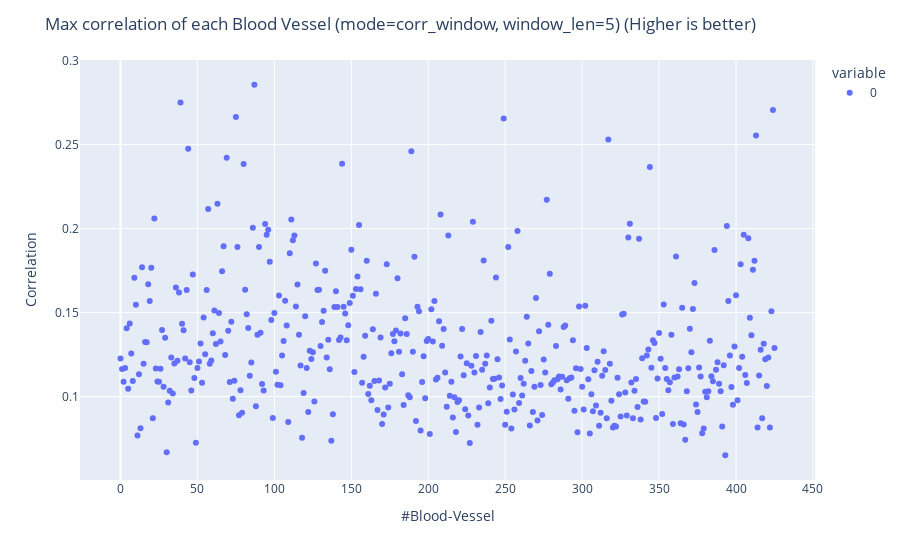

The notebook cell this image was saved under:
### Code cell
# Additional plots
fig = px.scatter(corr_array.max(axis=0))
# Might indicate on a single blood-vessel that has strong correlation
fig.update_layout(
        title=f"Max correlation of each Blood Vessel (mode={CORR_MODE}, window_len={CORR_WIND_LEN}) (Higher is better) ",
        yaxis_title='Correlation',
        xaxis_title='#Blood-Vessel',
    )
fig.write_html("./max_corr_blood_vessels.html")
fig.show()

### Figure 1 — Plotly figure (JSON) as saved in the notebook; plotly's stock layout.template omitted (floating-point values rounded to 4 significant figures; data arrays with more than 128 entries replaced by an {"elided": "..."} marker saying what was removed)
{"data": [{"hovertemplate": "variable=0<br>index=%{x}<br>value=%{y}<extra></extra>", "legendgroup": "0", "marker": {"color": "#636efa", "symbol": "circle"}, "mode": "markers", "name": "0", "orientation": "v", "showlegend": true, "type": "scatter", "x": {"elided": "426 int values"}, "xaxis": "x", "y": {"elided": "426 float values"}, "yaxis": "y"}], "layout": {"legend": {"title": {"text": "variable"}, "tracegroupgap": 0}, "margin": {"t": 60}, "title": {"text": "Max correlation of each Blood Vessel (mode=corr_window, window_len=5) (Higher is better) "}, "xaxis": {"anchor": "y", "domain": [0, 1], "title": {"text": "#Blood-Vessel"}}, "yaxis": {"anchor": "x", "domain": [0, 1], "title": {"text": "Correlation"}}}}
